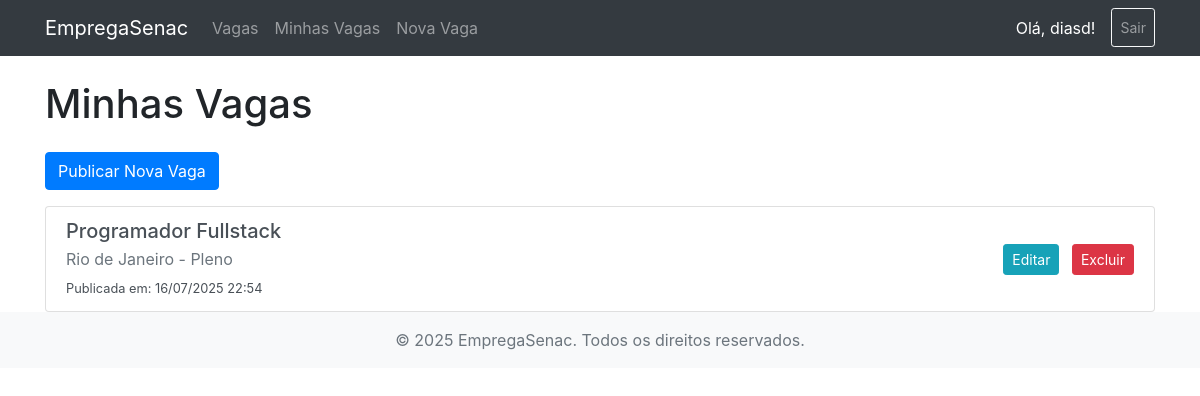
/minhas-vagas/vagas/ (signed in), run on the app's committed database.
### app/models.py (models this page shows, shortened)
class Vaga(models.Model):
    NIVEL_CHOICES = [
        ('estagio', 'Estágio'),
        ('junior', 'Júnior'),
        ('pleno', 'Pleno'),
        ('senior', 'Sênior'),
        ('especialista', 'Especialista'),
    ]
    empresa = models.ForeignKey(Empresa, on_delete=models.CASCADE, related_name='vagas')
    titulo = models.CharField(max_length=255, verbose_name="Título da Vaga")
    descricao = models.TextField(verbose_name="Descrição da Vaga")
    nivel = models.CharField(max_length=20, choices=NIVEL_CHOICES, verbose_name="Nível")
    localidade = models.CharField(max_length=100, verbose_name="Localidade")
    salario = models.DecimalField(max_digits=10, decimal_places=2, null=True, blank=True, verbose_name="Salário")
    data_publicacao = models.DateTimeField(auto_now_add=True, verbose_name="Data de Publicação")
    ativa = models.BooleanField(default=True, verbose_name="Vaga Ativa")
    class Meta:
        verbose_name = "Vaga"
        verbose_name_plural = "Vagas"
        ordering = ['-data_publicacao']

### app/views.py (the view)
# urls.py: path('vagas/', views.VagaListView.as_view(), name='vaga_list'),
class VagaListView(LoginRequiredMixin, EmpresaProprietariaMixin, ListView):
    model = Vaga
    template_name = 'app/vaga_list.html'
    context_object_name = 'vagas'

### app/views.py (called while the page is built)
    def get_queryset(self):
        if not hasattr(self.request.user, 'empresa_profile'):
            return self.model.objects.none() # Retorna um queryset vazio se não houver empresa
        return self.model.objects.filter(empresa__user=self.request.user)

### app/templates/app/vaga_list.html (shortened to what this page needs)
{% extends 'app/base.html' %}
{% block content %}
    <h1 class="mb-4">Minhas Vagas</h1>
    <a href="{% url 'vaga_create' %}" class="btn btn-primary mb-3">Publicar Nova Vaga</a>
    {% if vagas %}
        <div class="list-group">
            {% for vaga in vagas %}
                <div class="list-group-item list-group-item-action d-flex justify-content-between align-items-center">
                    <div>
                        <h5 class="mb-1">{{ vaga.titulo }}</h5>
                        <p class="mb-1 text-muted">{{ vaga.localidade }} - {{ vaga.get_nivel_display }}</p>
                        <small>Publicada em: {{ vaga.data_publicacao|date:"d/m/Y H:i" }}</small>
                    </div>
                    <div>
                        <a href="{% url 'vaga_update' vaga.pk %}" class="btn btn-info btn-sm mr-2">Editar</a>
                        <a href="{% url 'vaga_delete' vaga.pk %}" class="btn btn-danger btn-sm">Excluir</a>
                    </div>
                </div>
            {% endfor %}
        </div>
    {% else %}
        <div class="alert alert-info" role="alert">
            Você ainda não publicou nenhuma vaga.
        </div>
    {% endif %}
{% endblock content %}

### app/templates/app/base.html (shortened to what this page needs)
{% load static %}
<!DOCTYPE html>
<html lang="pt-br">
<head>
    <link href="https://stackpath.bootstrapcdn.com/bootstrap/4.5.2/css/bootstrap.min.css" rel="stylesheet">
</head>
<body>
    <nav class="navbar navbar-expand-lg navbar-dark bg-dark">
        <div class="container">
            <a class="navbar-brand" href="{% url 'vagas_publicas' %}">EmpregaSenac</a>
            <div class="collapse navbar-collapse" id="navbarNav">
                <ul class="navbar-nav mr-auto">
                    <li class="nav-item">
                        <a class="nav-link" href="{% url 'vagas_publicas' %}">Vagas</a>
                    </li>
                    {% if user.is_authenticated %}
                        <li class="nav-item">
                            <a class="nav-link" href="{% url 'vaga_list' %}">Minhas Vagas</a>
                        </li>
                        <li class="nav-item">
                            <a class="nav-link" href="{% url 'vaga_create' %}">Nova Vaga</a>
                        </li>
                    {% endif %}
                </ul>
                <ul class="navbar-nav ml-auto">
                    {% if user.is_authenticated %}
                        <li class="nav-item">
                            <span class="nav-link text-white">Olá, {{ user.username }}!</span>
                        </li>
                        <li class="nav-item">
                            <a class="nav-link btn btn-outline-light btn-sm ml-2" href="{% url 'logout' %}">Sair</a>
                        </li>
                    {% endif %}
                </ul>
            </div>
        </div>
    </nav>
    <div class="container mt-4">
        {% block content %}
        {% endblock %}
    </div>
    <footer class="footer mt-auto py-3 bg-light">
        <div class="container text-center">
            <span class="text-muted">&copy; 2025 EmpregaSenac. Todos os direitos reservados.</span>
        </div>
    </footer>
</body>
</html>

### data on the page
Vaga: titulo "Programador Fullstack", localidade "Rio de Janeiro", nivel "Pleno", data_publicacao "16/07/2025 22:54"

### other printed values
{{ user.username }} "diasd"
